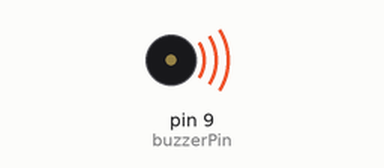
Recording of a sketch running on a simulated Arduino Uno, built with avr-gcc and run on an emulated ATmega328P. Parts: buzzer (waves = sounding).

Above: at 0.1 s.
Timing chart, 0 to 40.0 s (numbered marks = the images above):
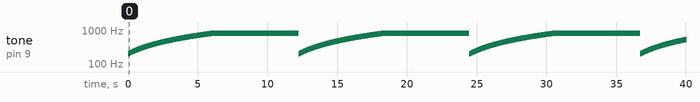

The sketch:

Passive_Buzzer_With_Arduino.ino
```cpp
const int buzzerPin = 9;      //define the buzzer pin

void setup()
{
  pinMode(buzzerPin, OUTPUT);
}
void loop()
{
  for (int i = 200; i <= 800; i++)  // loop from 200 to 800 (frequency)
   {
    tone(buzzerPin, i);
    delay(10);
  }
  delay(5000);                      //3 seconds on highest frequency
  for (int i = 800; i >= 200; i--)  // loop from 200 to 800 (frequency)
  {
    tone(buzzerPin, i);
    delay(2);
  }
}
```

Measured:
- by itself, tone on pin 9 (buzzerPin): plays 200 Hz for 0.01 s, 201 Hz for 0.01 s, 202 Hz for 0.01 s, 203 Hz for 0.01 s, 204 Hz for 0.01 s, 205 Hz for 0.01 s … (2131 notes in this stretch)
